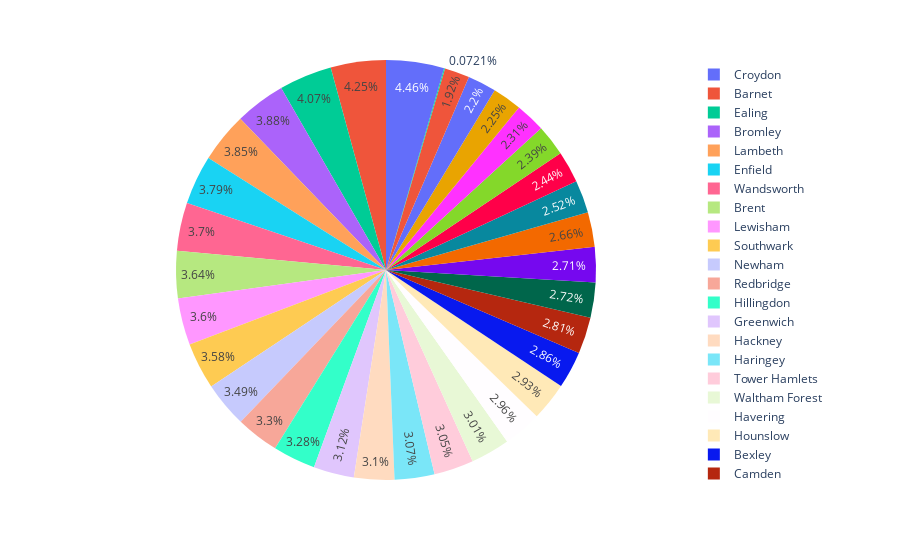

The code cell stored with this chart in its notebook:
### Code cell
import plotly.express as px

plt.figure(figsize=(4,4))
rp = df['borough'].value_counts()
px.pie(data_frame=rp, names=rp.index, values=rp.values)

### Figure 1 — Plotly figure (JSON) as saved in the notebook; plotly's stock layout.template omitted (floating-point values rounded to 4 significant figures)
{"data": [{"domain": {"x": [0, 1], "y": [0, 1]}, "hovertemplate": "borough=%{label}<br>value=%{value}<extra></extra>", "labels": ["Croydon", "Barnet", "Ealing", "Bromley", "Lambeth", "Enfield", "Wandsworth", "Brent", "Lewisham", "Southwark", "Newham", "Redbridge", "Hillingdon", "Greenwich", "Hackney", "Haringey", "Tower Hamlets", "Waltham Forest", "Havering", "Hounslow", "Bexley", "Camden", "Westminster", "Harrow", "Islington", "Merton", "Hammersmith and Fulham", "Sutton", "Barking and Dagenham", "Richmond upon Thames", "Kensington and Chelsea", "Kingston upon Thames", "City of London"], "legendgroup": "", "name": "", "showlegend": true, "type": "pie", "values": [602100, 572832, 549396, 523908, 519048, 511164, 498636, 490644, 485136, 483300, 471420, 445716, 442584, 421200, 417744, 413856, 412128, 406296, 399600, 395928, 385668, 378432, 366660, 365688, 359208, 339876, 328752, 322488, 311040, 304128, 296784, 259524, 9720]}], "layout": {"legend": {"tracegroupgap": 0}, "margin": {"t": 60}}}
